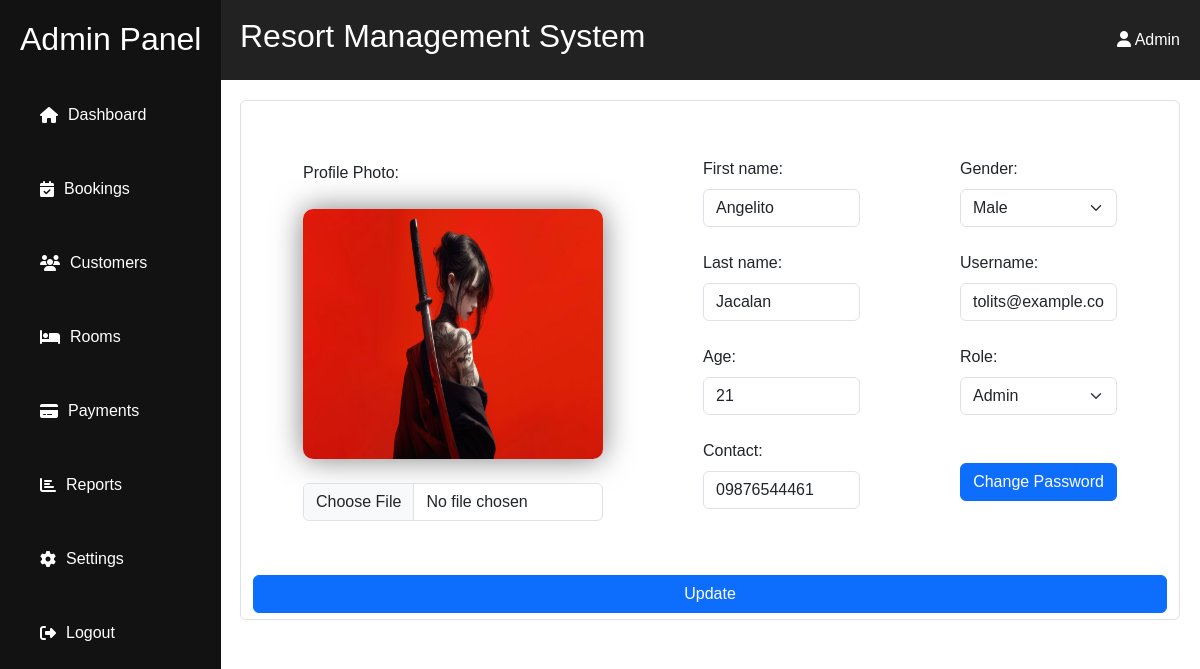
Before: /admin/customer/edit.php?id=9 with the older database file.
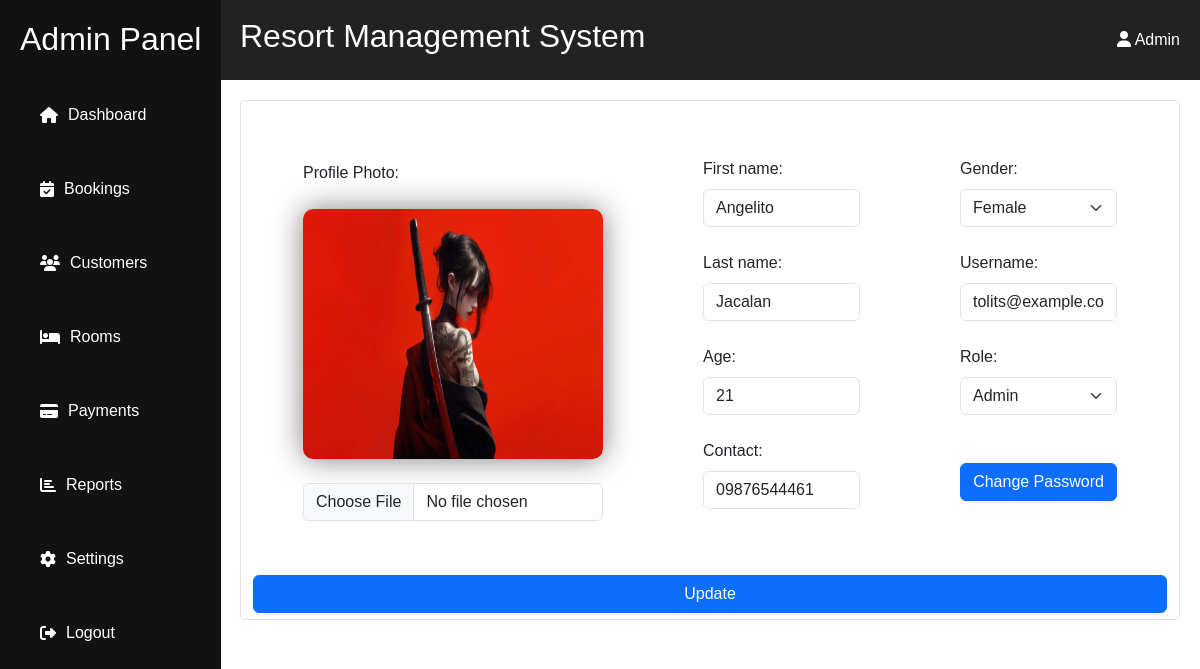
After: the same page with the newer database file.
### tables this page shows
CREATE TABLE IF NOT EXISTS `user` (
  `user_id` int(11) NOT NULL AUTO_INCREMENT,
  `account_id` int(11) NOT NULL,
  `fname` varchar(50) NOT NULL,
  `lname` varchar(50) NOT NULL,
  `age` int(11) NOT NULL,
  `gender` enum('male','female') NOT NULL,
  `contact` varchar(15) NOT NULL,
  `profile_img` varchar(255) NOT NULL,
  PRIMARY KEY (`user_id`),
  UNIQUE KEY `name` (`fname`),
  UNIQUE KEY `contact` (`contact`),
  KEY `user_account_fk` (`account_id`),
  KEY `unique_fullname` (`fname`,`lname`)
);

CREATE TABLE IF NOT EXISTS `account` (
  `account_id` int(11) NOT NULL AUTO_INCREMENT,
  `username` varchar(50) NOT NULL,
  `password` varchar(50) NOT NULL,
  `role` enum('user','admin') NOT NULL,
  `status` enum('activate','deactivate') NOT NULL,
  `created_at` timestamp NOT NULL DEFAULT current_timestamp(),
  `updated_at` timestamp NULL DEFAULT NULL,
  PRIMARY KEY (`account_id`)
);

### admin/customer/edit.php (the view, shortened to what this page needs)
<?php
include('../../resources/database/config.php');
$id=$_GET['id'];
$sql1="SELECT * FROM user INNER JOIN account using(account_id) WHERE account_id=$id";
$result=mysqli_query($conn,$sql1);
$row=mysqli_fetch_assoc($result);
?>
<div class="content">
    <form action="update.php" method="post" enctype="multipart/form-data" class="form-control">
        <div class="con1">
            <div class="div3">
                <label for="">Profile Photo:</label>
                <br>
                <img src="../../resources/assets/images/<?php echo $row['profile_img']?>" alt="../../resources/assets/images/<?php echo $row['profile_img']?>" >
                <br>
                <input type="file" name="file" class="form-control">
            </div>
            <div class="div1">
                <div class="firstname">
                    <label for="" class="form-label">First name:</label>
                    <input type="text" name="fname" class="form-control" value="<?php echo $row['fname'] ?>" required>
                </div>
                <br>
                <div class="lastname">
                    <label for="" class="form-label">Last name:</label>
                    <input type="text" name="lname" class="form-control" value="<?php echo $row['lname'] ?>" required>
                </div>
                <br>
                <div class="age">
                    <label for="" class="form-label">Age:</label>
                    <input type="text" name="age" class="form-control" value="<?php echo $row['age'] ?>" required>
                </div>
                <br>
                <div class="contact">
                    <label for="" class="form-label">Contact:</label>
                    <input type="text" class="form-control" name="contact" value="<?php echo $row['contact'] ?>">
                </div>
            </div>
            <div class="div2">
                <div class="gender">
                    <label for="" class="form-label">Gender:</label>
                <select name="gender" class="form-select">
                        <option value="male" <?php echo ($row['gender']=='male' ? 'selected' : '') ?>>Male</option>
                        <option value="female" <?php echo ($row['gender']=='female' ? 'selected' : '') ?>>Female</option>
                    </select>
                </div>
                <br>
                <div class="username">
                    <label for="" class="form-label">Username:</label>
                    <input type="text" class="form-control" name="username" value="<?php echo $row['username'] ?>" required>
            </div>
                <br>
                <div class="role">
                    <label for="" class="form-label">Role:</label>
                    <select name="role" class="form-select">
                        <option value="admin" <?php echo ($row['role']=='admin' ? 'selected' : '') ?>>Admin</option>
                    </select>
                </div>
                <br>
                <br>
            <div class="password" style="width:100%;" >
                <button class="btn btn-primary" type="button" onclick="openPopup()">Change Password</button>
            </div>
                <br>
            </div>
        </div>
        <div class="con2">
            <input type="submit" name="update" class="btn btn-primary" value="Update">
        </div>
    </form>
</div>

Changed rows visible on the page:
changed user "Angelito": gender "Male" → "Female"
